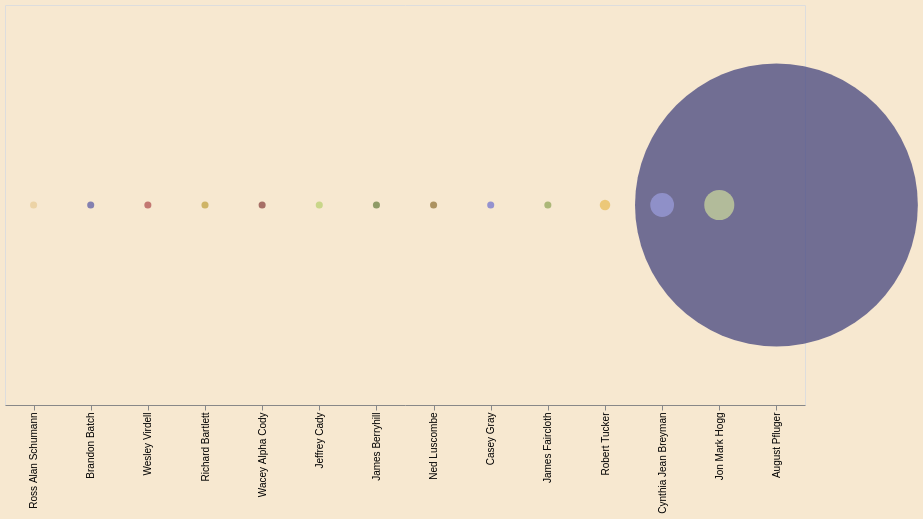

The code cell stored with this chart in its notebook:
### Markdown cell above
## Second feedback

I submitted this chart to the nice group at NICAR-L, an email listserv for data journalism. Many good suggestions came my way and all agreed that the above is not the best way to present this data, with one person even questioning the need to present the data at all, which is definitely a good question.

Here's the plan: you need a graphic that can be repeated depending on the race, so we can get an encapsulated idea of where people are in regards to finance.

Also, we need something that communicates where people are getting their money. This wil all be served best by publishing several different charts.

I really need to sit with whatever data is available and figure out what it is I want to show to people who end up on the page.

### Important pieces of information

1. Who's running?

2. How mugh money do they have to campaign?

3. Where, or from whom, did they get that money?

4. What are their positions?
    * Most of the candidates are Republicans or right-leaning Libertarians, how can I compare and contrast their positions?

### Code cell
selection = alt.selection_single(on='mouseover')

base_chart = alt.Chart(all_totals, width=800, height=400).mark_circle().add_selection(selection).encode(
    alt.X('Name:N',
          sort=None,
         axis=alt.Axis(
             orient='bottom',
             title=None
         )
         ),
    alt.Size('Cash on Hand:Q',
            scale=alt.Scale(
                range=[50, 80000]),
                legend=None
            ),
    color=alt.Color(
        'Name:N',
        legend=None,
        scale=alt.Scale(
            type='linear',
            scheme='category20b',
        )
    ),
    opacity=alt.condition(selection, alt.value(0.7), alt.value(0.2)),
    order=alt.Order(
        'Cash on Hand',
        sort='descending'
    ),
    tooltip=[
        alt.Tooltip(title='Name', field='Name', type='ordinal'),
        alt.Tooltip(title='Contributions', field='Contributions', format="$,.0f", type='ordinal'),
        alt.Tooltip(title='Cash on hand', field='Cash on Hand', format="$,.0f", type='ordinal'),
        alt.Tooltip(title='Spending', field='Spending', format="$,.0f", type='ordinal'),
        alt.Tooltip(title='Debt', field='Debt', format="$,.0f", type='ordinal')
    ]
).configure_view(
    strokeWidth=0,
    strokeOpacity=0
).configure_axis(
    grid=False
).configure_axisBottom(
    labelFontSize=14,
    grid=False,
    gridOpacity=0.6,
    gridDash=[5,5],
    tickOpacity=0,
    domainOpacity=0    
).configure_axisLeft(
    grid=False,
    gridOpacity=0.6,
    labelFontSize=14,
    titleFontSize=14,
    tickOpacity=0,
    titleAnchor='start',
    titleAngle=0,
    titlePadding=20,
    titleBaseline='bottom',
    titleX=-97,
    titleY=-25,
    domainOpacity=0
).configure_axisTop(
    grid=False
).configure(
    background='#f7e8d0'
).configure_scale(
    bandPaddingInner=0.1,
    bandPaddingOuter=0.8
#     pointPadding=1,
#     round=True
).configure_tick(
    height=50
)

base_chart

### Figure 1 — Vega-Lite specification as saved in the notebook (floating-point values rounded to 4 significant figures)
{"$schema": "https://vega.github.io/schema/vega-lite/v3.4.0.json", "config": {"background": "#f7e8d0", "mark": {"tooltip": null}, "scale": {"bandPaddingInner": 0.1, "bandPaddingOuter": 0.8}, "tick": {"height": 50}, "view": {"height": 300, "width": 400}}, "data": {"name": "data-1b43c24f2b7a69389dde19403047e823"}, "datasets": {"data-1b43c24f2b7a69389dde19403047e823": [{"Cash on Hand": 0, "Contributions": 0, "Debt": 0, "Name": "Ross Alan Schumann", "Receipts": 0, "Spending": 0}, {"Cash on Hand": 0, "Contributions": 0, "Debt": 0, "Name": "Brandon Batch", "Receipts": 0, "Spending": 0}, {"Cash on Hand": 0, "Contributions": 0, "Debt": 0, "Name": "Wesley Virdell", "Receipts": 0, "Spending": 0}, {"Cash on Hand": 0, "Contributions": 22350, "Debt": 0, "Name": "Richard Bartlett", "Receipts": 22620.0, "Spending": 22620.0}, {"Cash on Hand": 0, "Contributions": 0, "Debt": 0, "Name": "Wacey Alpha Cody", "Receipts": 0, "Spending": 0}, {"Cash on Hand": 0, "Contributions": 0, "Debt": 0, "Name": "Jeffrey Cady", "Receipts": 0, "Spending": 0}, {"Cash on Hand": 0, "Contributions": 0, "Debt": 0, "Name": "James Berryhill", "Receipts": 0, "Spending": 0}, {"Cash on Hand": 0, "Contributions": 0, "Debt": 0, "Name": "Ned Luscombe", "Receipts": 0, "Spending": 0}, {"Cash on Hand": 0, "Contributions": 0, "Debt": 0, "Name": "Casey Gray", "Receipts": 0, "Spending": 0}, {"Cash on Hand": 0, "Contributions": 0, "Debt": 0, "Name": "James Faircloth", "Receipts": 0, "Spending": 0}, {"Cash on Hand": 520.5, "Contributions": 0, "Debt": 3830.0, "Name": "Robert Tucker", "Receipts": 245, "Spending": 594.5}, {"Cash on Hand": 4500, "Contributions": 2500, "Debt": 0, "Name": "Cynthia Jean Breyman", "Receipts": 19290.0, "Spending": 19790.0}, {"Cash on Hand": 7488.0, "Contributions": 7043.0, "Debt": 0, "Name": "Jon Mark Hogg", "Receipts": 9767.0, "Spending": 2279.0}, {"Cash on Hand": 699800.0, "Contributions": 832760, "Debt": 18100.0, "Name": "August Pfluger", "Receipts": 704910, "Spending": 5134.0}]}, "encoding": {"color": {"field": "Name", "legend": null, "scale": {"scheme": "category20b", "type": "linear"}, "type": "nominal"}, "opacity": {"condition": {"selection": "selector007", "value": 0.7}, "value": 0.2}, "order": {"field": "Cash on Hand", "sort": "descending", "type": "quantitative"}, "size": {"field": "Cash on Hand", "legend": null, "scale": {"range": [50, 80000]}, "type": "quantitative"}, "tooltip": [{"field": "Name", "title": "Name", "type": "ordinal"}, {"field": "Contributions", "format": "$,.0f", "title": "Contributions", "type": "ordinal"}, {"field": "Cash on Hand", "format": "$,.0f", "title": "Cash on hand", "type": "ordinal"}, {"field": "Spending", "format": "$,.0f", "title": "Spending", "type": "ordinal"}, {"field": "Debt", "format": "$,.0f", "title": "Debt", "type": "ordinal"}], "x": {"axis": {"orient": "bottom", "title": null}, "field": "Name", "sort": null, "type": "nominal"}}, "height": 400, "mark": "circle", "selection": {"selector007": {"on": "mouseover", "type": "single"}}, "width": 800}
